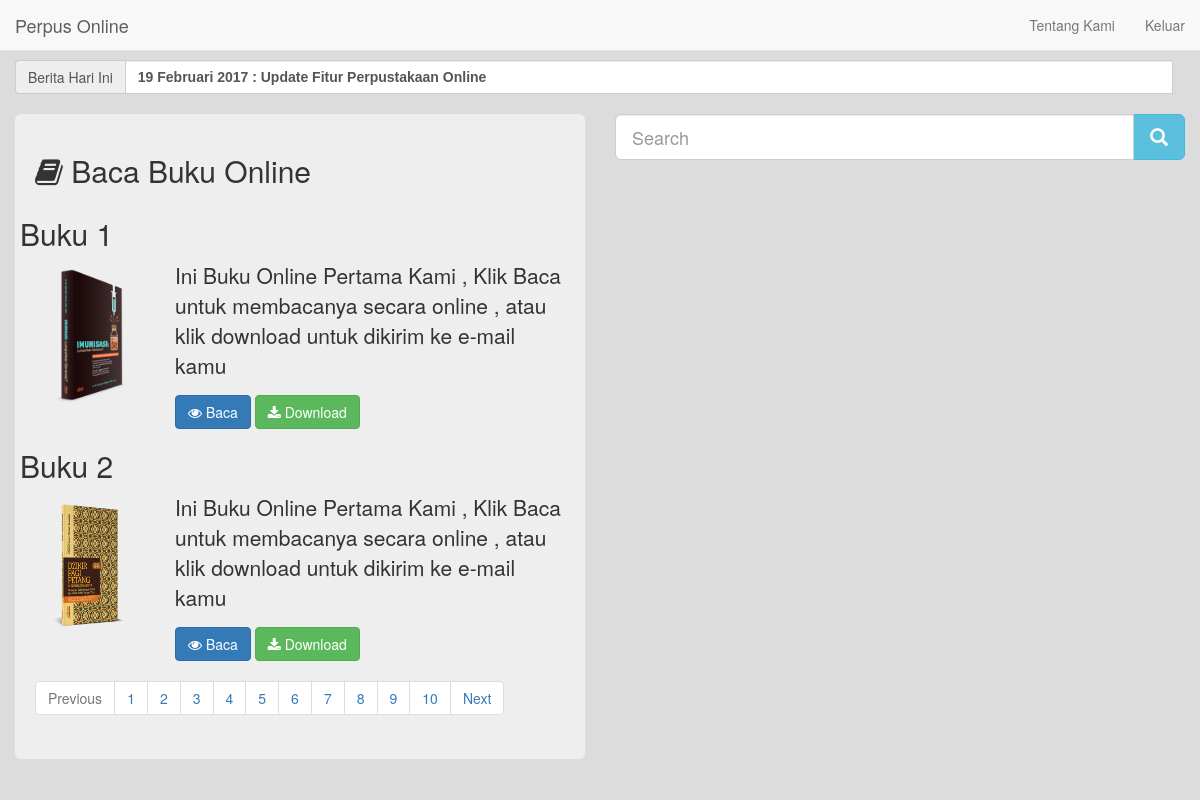
The page /search.php on the database as committed earlier.
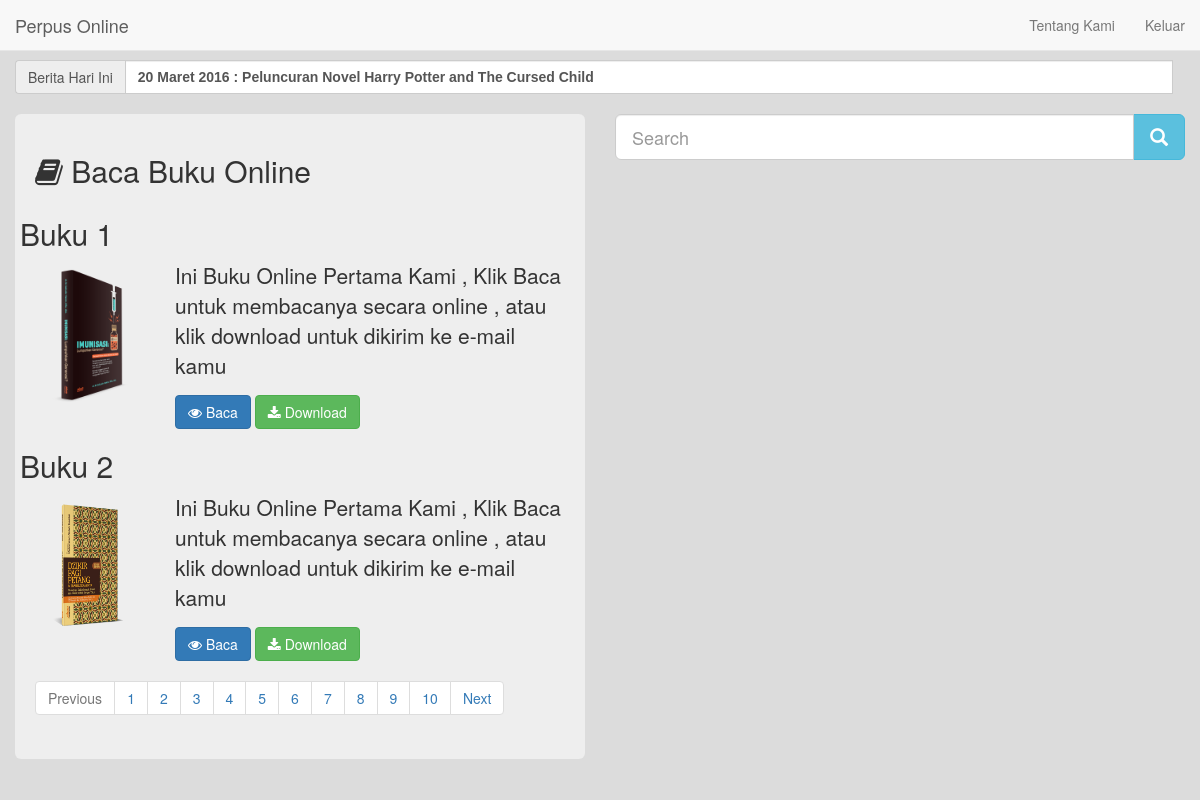
The same page on the database as committed later.
### tables this page shows
CREATE TABLE `config` (
  `id` int(11) NOT NULL,
  `lama` varchar(2) NOT NULL,
  `denda` varchar(4) NOT NULL,
  `berita` text NOT NULL
);

### search.php (the view, shortened to what this page needs)
<?php
include "admin/koneksi.php";
$sql= mysqli_query($link,"SELECT * FROM config");
$config=mysqli_fetch_array($sql);
?>
<!DOCTYPE html>
<html>
<head>
    <link href="css/bootstrap.min.css" rel="stylesheet">
    <link rel="stylesheet" type="text/css" href="style.css">
    <link href="font-awesome-4.3.0/css/font-awesome.min.css" rel="stylesheet">
</head>
<body style="background-color:#DCDCDC;">
<nav class="navbar navbar-default navbar-fixed-top">
  <div class="container-fluid">
    <div class="navbar-header">
      <a class="navbar-brand" href="#">Perpus Online</a>
    </div>
    <div class="collapse navbar-collapse" id="target">
      <ul class="nav navbar-nav navbar-right">
      <li><a href="#">Tentang Kami</a></li>
      <li><a href="index.html">Keluar</a></li>
      </ul>
    </div>
   </div>
</nav>
<div class="container-fluid">
<br><br><br>
<div class="input-group">
                  <span class="input-group-addon">Berita Hari Ini</span>
                     <marquee class="form-control" scrollamount=14 style="font-family: arial;font-weight: bolder;"><?php echo $config['berita']; ?></marquee>
                  <span class="input-group-btn">
</span>
</div><br>
	<div class="row">
       <div class="col-md-6">
        <div class="jumbotron" style="padding: 20px;">
        <h2><i class="fa fa-book"></i> Baca Buku Online</h2>
          <div class="row">
          <h2>Buku 1</h2>
          <div class="col-md-3">
            <img src="img/coverbuku.png" class="img-responsive" style="height: 150px;">
          </div>
          <div class="col-md-9">
             <p>Ini Buku Online Pertama Kami , Klik Baca untuk membacanya secara online , atau klik download untuk dikirim ke e-mail kamu</p>
             <a href="" class="btn btn-md btn-primary"><i class="fa fa-eye"></i> Baca</a>
             <a href="" class="btn btn-md btn-success"><i class="fa fa-download"></i> Download</a>
          </div>
          </div>
          <div class="row">
          <h2>Buku 2</h2>
          <div class="col-md-3">
            <img src="img/cover2.png" class="img-responsive" style="height: 150px;">
          </div>
          <div class="col-md-9">
             <p>Ini Buku Online Pertama Kami , Klik Baca untuk membacanya secara online , atau klik download untuk dikirim ke e-mail kamu</p>
             <a href="" class="btn btn-md btn-primary"><i class="fa fa-eye"></i> Baca</a>
             <a href="" class="btn btn-md btn-success"><i class="fa fa-download"></i> Download</a>
          </div>
          </div>
           <nav aria-label="Page navigation example">
              <ul class="pagination justify-content-center">
                 <li class="page-item disabled">
                    <a class="page-link" href="#" tabindex="-1">Previous</a>
                 </li>
                 <li class="page-item"><a class="page-link" href="#">1</a></li>
                 <li class="page-item"><a class="page-link" href="#">2</a></li>
                 <li class="page-item"><a class="page-link" href="#">3</a></li>
                 <li class="page-item"><a class="page-link" href="#">4</a></li>
                 <li class="page-item"><a class="page-link" href="#">5</a></li>
                 <li class="page-item"><a class="page-link" href="#">6</a></li>
                 <li class="page-item"><a class="page-link" href="#">7</a></li>
                 <li class="page-item"><a class="page-link" href="#">8</a></li>
                 <li class="page-item"><a class="page-link" href="#">9</a></li>
                 <li class="page-item"><a class="page-link" href="#">10</a></li>
                 <li class="page-item">
                 <a class="page-link" href="#">Next</a>
                 </li>
              </ul>
            </nav>
           </div>
       </div>
       <div class="col-md-6">
          <form>
          <div class="form-group">
             <div class="input-group">
                <input type="text" class="form-control input-lg" placeholder="Search">
             <div class="input-group-btn">
                <button class="btn btn-info btn-lg" type="submit">
                <i class="glyphicon glyphicon-search"></i>
                </button>
             </div>
             </div>
           </div>
       </form>
       </div>
	</div>
</div>
</body>
</html>

### style.css (style rules this page uses)
.jumbotron { background-color: default; }

Rows that differ between the two databases and show on the page:
changed config: berita "19 Februari 2017 : Update Fitur Perpustakaan Online" → "20 Maret 2016 : Peluncuran Novel Harry Potter and The Cursed Child"
